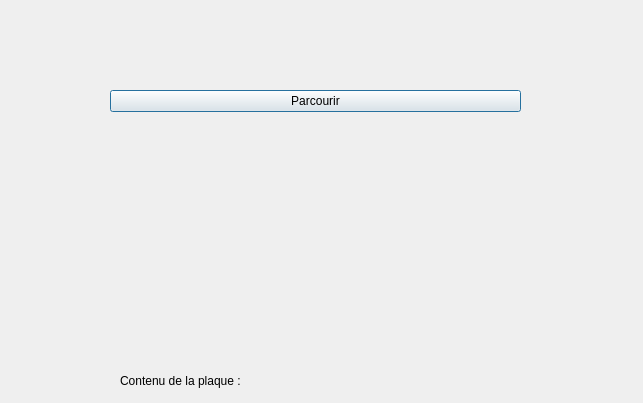
<?xml version="1.0" encoding="UTF-8"?>
<ui version="4.0">
 <class>ImageWindow</class>
 <widget class="QDialog" name="ImageWindow">
  <property name="geometry">
   <rect>
    <x>0</x>
    <y>0</y>
    <width>643</width>
    <height>403</height>
   </rect>
  </property>
  <property name="windowTitle">
   <string>Dialog</string>
  </property>
  <widget class="QLabel" name="lbl_contenu_2">
   <property name="geometry">
    <rect>
     <x>120</x>
     <y>360</y>
     <width>161</width>
     <height>41</height>
    </rect>
   </property>
   <property name="text">
    <string>Contenu de la plaque :</string>
   </property>
  </widget>
  <widget class="QLabel" name="lbl_contenu_image">
   <property name="geometry">
    <rect>
     <x>280</x>
     <y>360</y>
     <width>141</width>
     <height>41</height>
    </rect>
   </property>
   <property name="text">
    <string/>
   </property>
  </widget>
  <widget class="QWidget" name="horizontalLayoutWidget">
   <property name="geometry">
    <rect>
     <x>0</x>
     <y>350</y>
     <width>651</width>
     <height>61</height>
    </rect>
   </property>
   <layout class="QHBoxLayout" name="contenu_horizontalLayout"/>
  </widget>
  <widget class="QWidget" name="verticalLayoutWidget">
   <property name="geometry">
    <rect>
     <x>110</x>
     <y>90</y>
     <width>411</width>
     <height>261</height>
    </rect>
   </property>
   <layout class="QVBoxLayout" name="parcourir_verticalLayout">
    <item>
     <widget class="QPushButton" name="btn_parcourir_image">
      <property name="text">
       <string>Parcourir</string>
      </property>
     </widget>
    </item>
    <item>
     <widget class="QLabel" name="lbl_image_frame">
      <property name="text">
       <string/>
      </property>
     </widget>
    </item>
   </layout>
  </widget>
  <widget class="QLabel" name="lbl_mascir_image">
   <property name="geometry">
    <rect>
     <x>250</x>
     <y>0</y>
     <width>111</width>
     <height>91</height>
    </rect>
   </property>
   <property name="text">
    <string/>
   </property>
  </widget>
 </widget>
 <resources/>
 <connections/>
</ui>
